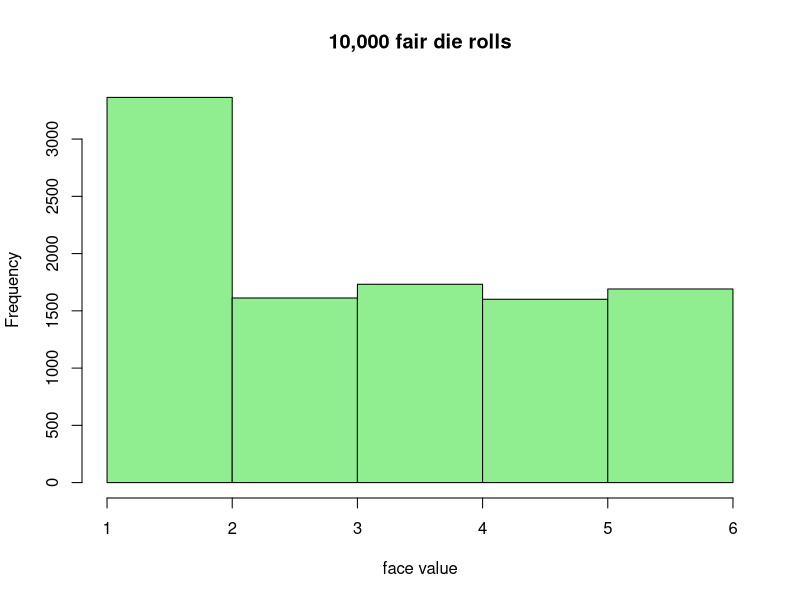
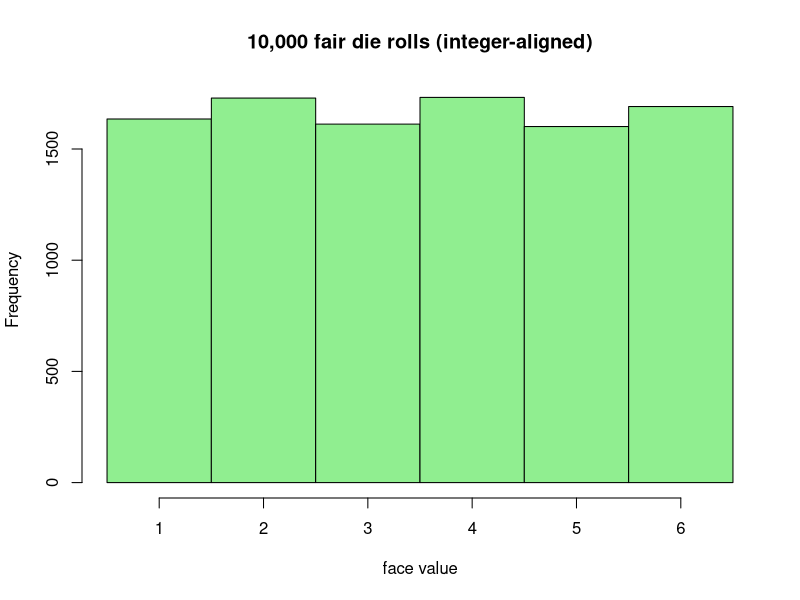
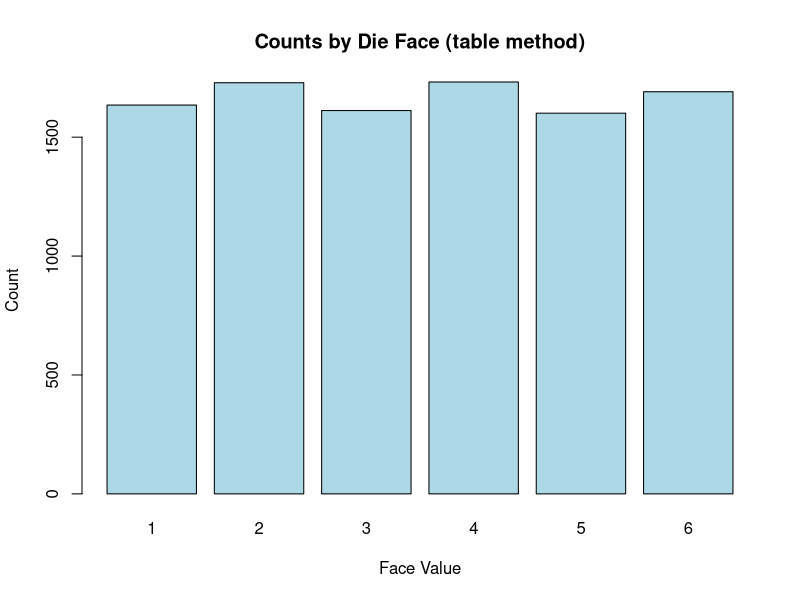
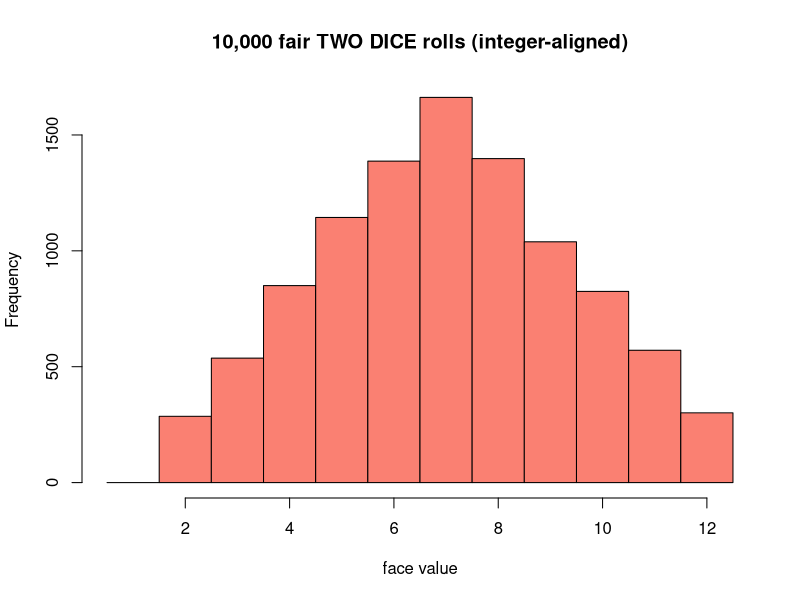
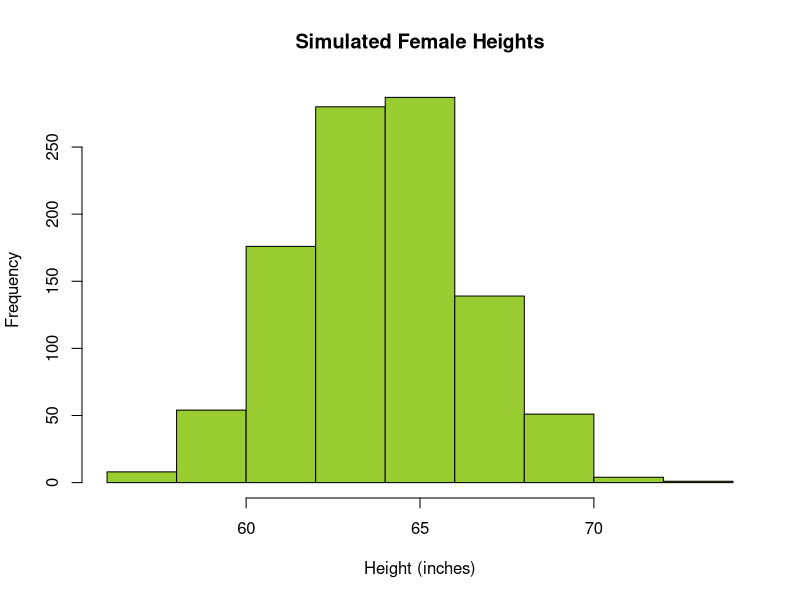
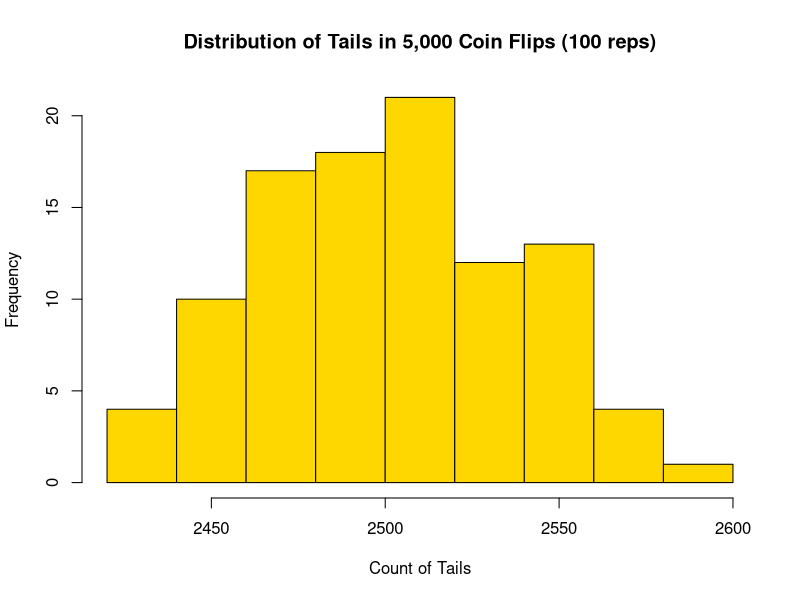
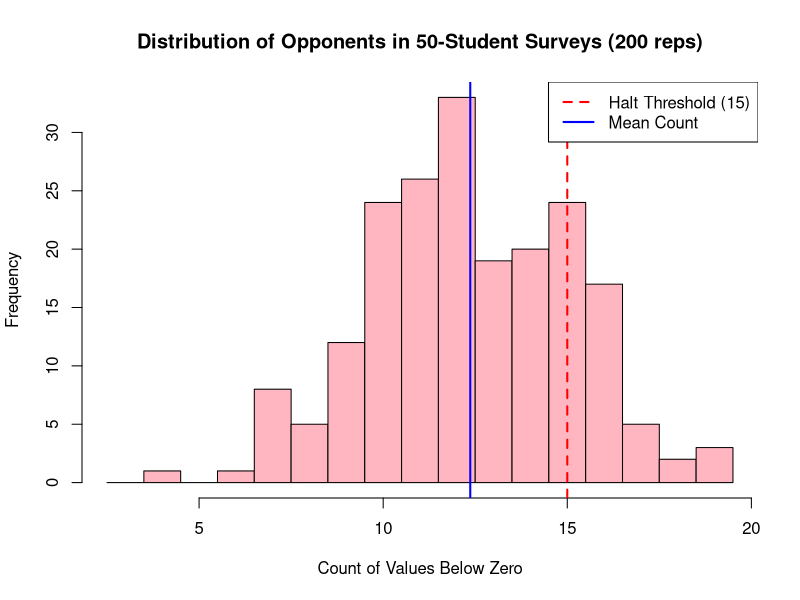
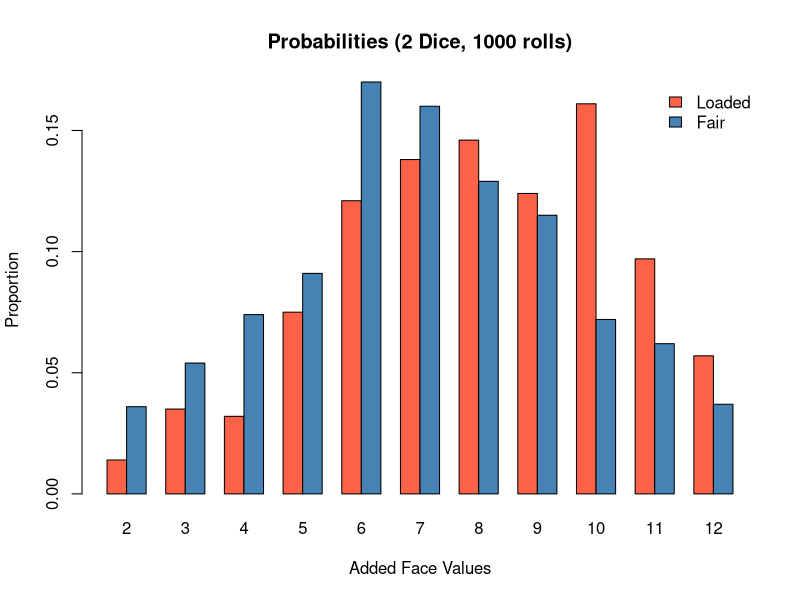

Here is the R script that generated these plots, in order:
## ---- chunk 1
set.seed(2025) #for reproducibility 
## ---- chunk 2
# sample(x, size, replace = FALSE, prob = NULL)
coins <- sample(x = 0:1, size = 1000, replace = TRUE)
## ---- chunk 3
unique(coins)
length(coins)
typeof(coins)
## ---- chunk 4
# use sum to count the number of tails (=1)
sum(coins)
sum(1-coins)
## ---- chunk 5
dice <- sample(x=1:6, size = 10000, replace = TRUE)
## ---- chunk 6
hist(dice,
     breaks = 6,
     col = "lightgreen",
     main = "10,000 fair die rolls", # plot title
     xlab = "face value") #x-axis label
## ---- chunk 7
hist(dice,
     breaks = seq(0.5,6.5, by = 1),
     col = "lightgreen",
     main = "10,000 fair die rolls (integer-aligned)", # plot title
     xlab = "face value") #x-axis label
## ---- chunk 8
# Alternative display for discrete data 
barplot(table(dice), 
        main = "Counts by Die Face (table method)", 
        col    = "lightblue",
        xlab = "Face Value", 
        ylab = "Count")
## ---- chunk 9
sum_two <- sample(x=1:6, size = 10000, replace = TRUE) + sample(x=1:6, size = 10000, replace = TRUE)
hist(sum_two,
     breaks = seq(0.5,12.5, by = 1),
     col = "salmon",
     main = "10,000 fair TWO DICE rolls (integer-aligned)", # plot title
     xlab = "face value") #x-axis label)
## ---- chunk 10
# colors()
## ---- chunk 11
heights <- rnorm(n=1000, mean = 64, sd = 2.5)
hist(heights,
     col    = "yellowgreen",
     main   = "Simulated Female Heights",
     xlab   = "Height (inches)")
## ---- chunk 12
mean(heights)
sd(heights)
## ---- chunk 13
tails_100 <- replicate(n = 100, expr = sum(sample(0:1,5000,TRUE)))
summary(tails_100)
## ---- chunk 14
hist(tails_100,
     col    = "gold",
     main   = "Distribution of Tails in 5,000 Coin Flips (100 reps)",
     xlab   = "Count of Tails")
## ---- chunk 15
set.seed(1234)  # For reproducibility
# Generate 50 random numbers to represent student attitudes from survey
# with a normal distribution (mean = 2, sd = 3)
x <-  rnorm(n=50,mean = 2, sd=3)
print(x)
## ---- chunk 16
# Mark who opposes (score < 0), then count
below_zero <- x < 0
print(below_zero)

# Count how many are below zero
count <- sum(below_zero)
print(count)
## ---- chunk 17
# ⚡ Test
values_below_zero <- replicate(
  n = 200,                                     # 200 hypothetical survey runs
  expr = sum(rnorm(50, mean = 2, sd = 3) < 0)) # each run: 50 students, count opponents
## ---- chunk 18
mean(values_below_zero)
sd(values_below_zero)
quantile(values_below_zero, c(.1,.5,.9))  # 10th/50th/90th percentiles
## ---- chunk 19
mean(values_below_zero >= 15)  # How often do we see ≥15 opponents out of 50?
## ---- chunk 20
# Alternative way to calculate probability of halt
# One-line simulation estimate:
risk_halt <- mean(replicate(200, sum(rnorm(50, 2, 3) < 0)) >= 15)
risk_halt
## ---- chunk 21
# Integer-aligned histogram + shading + on-plot probability
threshold <- 15
max_count <- max(values_below_zero)
breaks_int <- seq(2.5, max_count + 0.5, by = 1)

# ✅  Investigate
hist(values_below_zero,
     breaks = breaks_int,
     col    = "lightpink",
     main   = "Distribution of Opponents in 50-Student Surveys (200 reps)",
     xlab   = "Count of Values Below Zero")


abline(v = threshold, col = "red", lwd = 2, lty = 2) # Halt threshold
abline(v = mean(values_below_zero), col = "blue", lwd = 2, lty = 1)  # Mean line

legend("topright", 
       legend = c("Halt Threshold (15)", "Mean Count"),
       col = c("red", "blue"),
       lty = c(2, 1),
       lwd = 2,
       bg = "white",
       bty = "o")
## ---- chunk 22
rolls <-  sample(1:6,1000,prob=c(.12, .13, .07, .23, .22, .23), replace = TRUE)
round(prop.table(table(rolls)), 3)
## ---- chunk 23
# ⚡ Test
set.seed(8000)

biased <- c(.12, .13, .07, .23, .22, .23)  # sums to 1
friend_sum <- sample(1:6, size = 1000, replace = TRUE, prob = biased) +
  sample(1:6, size = 1000, replace = TRUE, prob = biased)

fair_sum <- sample(1:6, 1000, TRUE) + sample(1:6, 1000, TRUE) # no 'prob' = equal chance

# Proportions of each sum
ploaded <- prop.table(table(friend_sum))
pfair <- prop.table(table(fair_sum))

# ✅  Investigate
# Side-by-side bar plot
face_props <- rbind(Bias = ploaded, Fair = pfair)
barplot(face_props,
        beside = TRUE,
        col    = c("tomato", "steelblue"),
        main   = "Probabilities (2 Dice, 1000 rolls)",
        xlab   = "Added Face Values",
        ylab   = "Proportion")
legend("topright", legend = c("Loaded", "Fair"),
       fill = c("tomato", "steelblue"), bty = "n")
